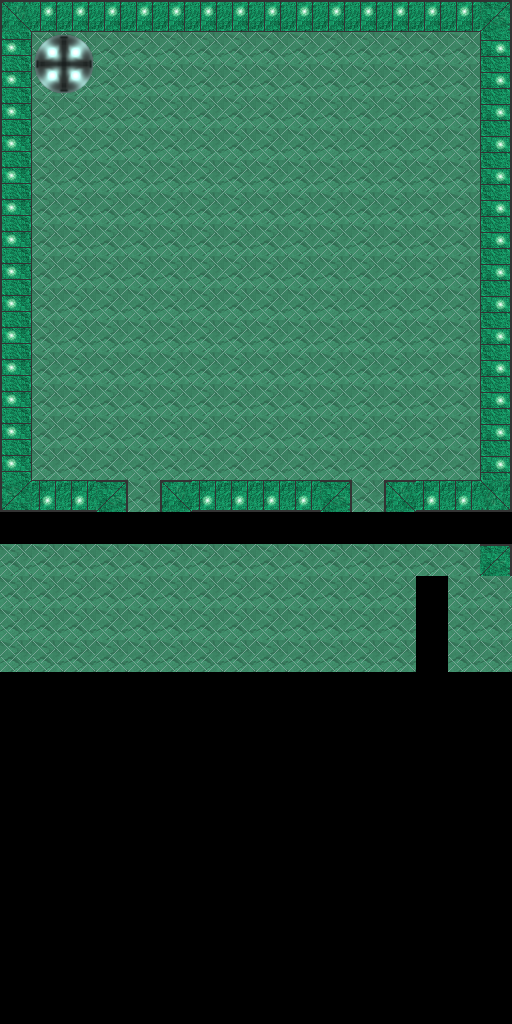

The image is a tile-based game level rendered from a .tmx file. Its description and source (layers, tilesets, objects; grid data summarised) follow:
An orthogonal 16x32 tile map with 32x32 px tiles, 2 tile layers (Calque de Tile 1, Calque 2).

<map version="1.0" orientation="orthogonal" renderorder="right-down" width="16" height="32" tilewidth="32" tileheight="32" nextobjectid="1">
 <tileset firstgid="1" name="TilesLevel1" tilewidth="32" tileheight="32">
  <image source="../RAT/Assets/Res/Map/TilesLevel1.png" width="256" height="256" />
 </tileset>
 <layer name="Calque de Tile 1" width="16" height="32">
  <data>[512 cells, 317 non-empty, 9 distinct tile ids]</data>
 </layer>
 <layer name="Calque 2" width="16" height="32">
  <data>[512 cells, 24 non-empty, 5 distinct tile ids]</data>
 </layer>
 <objectgroup name="Calque d'objets 1" />
 <imagelayer name="Calque d'image 1" />
</map>
